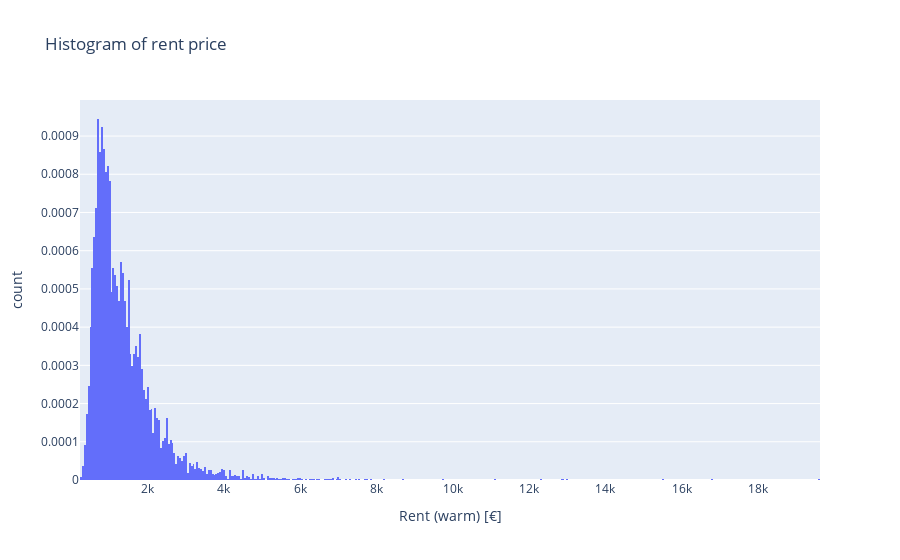

The notebook cell saved with this chart:
### Markdown cell above
## Visulazing the data

Here i will start ploting the data in order to get a clear picture of the rental offers available in Berlin.
First, i will look at the most important features separately

## Total rent

### Code cell
# distribution of total rent

fig = px.histogram(df, x="totalRent",
                   nbins = 700,
                   title='Histogram of rent price',
                   labels={'totalRent':'Rent (warm) [€]'},
                  histnorm='probability density',
                  )
fig.show()

### Figure 1 — Plotly figure (JSON) as saved in the notebook; plotly's stock layout.template omitted (floating-point values rounded to 4 significant figures; data arrays with more than 128 entries replaced by an {"elided": "..."} marker saying what was removed)
{"data": [{"alignmentgroup": "True", "bingroup": "x", "histnorm": "probability density", "hovertemplate": "Rent (warm) [€]=%{x}<br>count=%{y}<extra></extra>", "legendgroup": "", "marker": {"color": "#636efa"}, "name": "", "nbinsx": 700, "offsetgroup": "", "orientation": "v", "showlegend": false, "type": "histogram", "x": {"elided": "10650 float values"}, "xaxis": "x", "yaxis": "y"}], "layout": {"barmode": "relative", "legend": {"tracegroupgap": 0}, "title": {"text": "Histogram of rent price"}, "xaxis": {"anchor": "y", "domain": [0, 1], "title": {"text": "Rent (warm) [€]"}}, "yaxis": {"anchor": "x", "domain": [0, 1], "title": {"text": "count"}}}}
